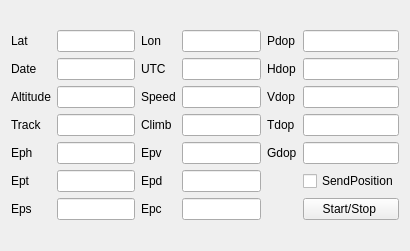
             <widget class="QWidget" name="scrollAreaWidgetContents">
              <property name="geometry">
               <rect>
                <x>0</x>
                <y>-174</y>
                <width>410</width>
                <height>251</height>
               </rect>
              </property>
              <layout class="QGridLayout" name="gridLayout_3">
               <item row="0" column="0">
                <layout class="QGridLayout" name="GpsGridLayout">
                 <item row="0" column="0">
                  <widget class="QLabel" name="Latlabel">
                   <property name="text">
                    <string>Lat</string>
                   </property>
                  </widget>
                 </item>
                 <item row="0" column="2">
                  <widget class="QLineEdit" name="GPSlat">
                   <property name="echoMode">
                    <enum>QLineEdit::Normal</enum>
                   </property>
                   <property name="alignment">
                    <set>Qt::AlignCenter</set>
                   </property>
                   <property name="readOnly">
                    <bool>true</bool>
                   </property>
                  </widget>
                 </item>
                 <item row="7" column="2">
                  <widget class="QLineEdit" name="GPSEpt">
                   <property name="alignment">
                    <set>Qt::AlignCenter</set>
                   </property>
                   <property name="readOnly">
                    <bool>true</bool>
                   </property>
                  </widget>
                 </item>
                 <item row="7" column="0">
                  <widget class="QLabel" name="Eptlabel">
                   <property name="text">
                    <string>Ept</string>
                   </property>
                  </widget>
                 </item>
                 <item row="4" column="2">
                  <widget class="QLineEdit" name="GPSAltitude">
                   <property name="alignment">
                    <set>Qt::AlignCenter</set>
                   </property>
                   <property name="readOnly">
                    <bool>true</bool>
                   </property>
                  </widget>
                 </item>
                 <item row="4" column="0">
                  <widget class="QLabel" name="Altitudelabel">
                   <property name="text">
                    <string>Altitude</string>
                   </property>
                  </widget>
                 </item>
                 <item row="9" column="2">
                  <widget class="QLineEdit" name="GPSEps">
                   <property name="alignment">
                    <set>Qt::AlignCenter</set>
                   </property>
                   <property name="readOnly">
                    <bool>true</bool>
                   </property>
                  </widget>
                 </item>
                 <item row="9" column="0">
                  <widget class="QLabel" name="Epslabel">
                   <property name="text">
                    <string>Eps</string>
                   </property>
                  </widget>
                 </item>
                 <item row="0" column="3">
                  <widget class="QLabel" name="Lonlabel">
                   <property name="text">
                    <string>Lon</string>
                   </property>
                  </widget>
                 </item>
                 <item row="0" column="4">
                  <widget class="QLineEdit" name="GPSlon">
                   <property name="alignment">
                    <set>Qt::AlignCenter</set>
                   </property>
                   <property name="readOnly">
                    <bool>true</bool>
                   </property>
                  </widget>
                 </item>
                 <item row="4" column="3">
                  <widget class="QLabel" name="Speedlabel">
                   <property name="text">
                    <string>Speed</string>
                   </property>
                  </widget>
                 </item>
                 <item row="4" column="4">
                  <widget class="QLineEdit" name="GPSSpeed">
                   <property name="alignment">
                    <set>Qt::AlignCenter</set>
                   </property>
                   <property name="readOnly">
                    <bool>true</bool>
                   </property>
                  </widget>
                 </item>
                 <item row="5" column="4">
                  <widget class="QLineEdit" name="GPSClimb">
                   <property name="alignment">
                    <set>Qt::AlignCenter</set>
                   </property>
                   <property name="readOnly">
                    <bool>true</bool>
                   </property>
                  </widget>
                 </item>
                 <item row="5" column="3">
                  <widget class="QLabel" name="Climblabel">
                   <property name="text">
                    <string>Climb</string>
                   </property>
                  </widget>
                 </item>
                 <item row="9" column="4">
                  <widget class="QLineEdit" name="GPSEpc">
                   <property name="alignment">
                    <set>Qt::AlignCenter</set>
                   </property>
                   <property name="readOnly">
                    <bool>true</bool>
                   </property>
                  </widget>
                 </item>
                 <item row="9" column="3">
                  <widget class="QLabel" name="Epclabel">
                   <property name="text">
                    <string>Epc</string>
                   </property>
                  </widget>
                 </item>
                 <item row="6" column="4">
                  <widget class="QLineEdit" name="GPSEpv">
                   <property name="alignment">
                    <set>Qt::AlignCenter</set>
                   </property>
                   <property name="readOnly">
                    <bool>true</bool>
                   </property>
                  </widget>
                 </item>
                 <item row="6" column="3">
                  <widget class="QLabel" name="Epvlabel">
                   <property name="text">
                    <string>Epv</string>
                   </property>
                  </widget>
                 </item>
                 <item row="6" column="0">
                  <widget class="QLabel" name="Ephlabel">
                   <property name="text">
                    <string>Eph</string>
                   </property>
                  </widget>
                 </item>
                 <item row="6" column="2">
                  <widget class="QLineEdit" name="GPSEph">
                   <property name="alignment">
                    <set>Qt::AlignCenter</set>
                   </property>
                   <property name="readOnly">
                    <bool>true</bool>
                   </property>
                  </widget>
                 </item>
                 <item row="5" column="0">
                  <widget class="QLabel" name="Tracklabel">
                   <property name="text">
                    <string>Track</string>
                   </property>
                  </widget>
                 </item>
                 <item row="5" column="2">
                  <widget class="QLineEdit" name="GPSTrack">
                   <property name="alignment">
                    <set>Qt::AlignCenter</set>
                   </property>
                   <property name="readOnly">
                    <bool>true</bool>
                   </property>
                  </widget>
                 </item>
                 <item row="7" column="3">
                  <widget class="QLabel" name="Epdlabel">
                   <property name="text">
                    <string>Epd</string>
                   </property>
                  </widget>
                 </item>
                 <item row="7" column="4">
                  <widget class="QLineEdit" name="GPSEpd">
                   <property name="alignment">
                    <set>Qt::AlignCenter</set>
                   </property>
                   <property name="readOnly">
                    <bool>true</bool>
                   </property>
                  </widget>
                 </item>
                 <item row="2" column="0">
                  <widget class="QLabel" name="Datelabel">
                   <property name="text">
                    <string>Date</string>
                   </property>
                  </widget>
                 </item>
                 <item row="2" column="3">
                  <widget class="QLabel" name="Utclabel">
                   <property name="text">
                    <string>UTC</string>
                   </property>
                  </widget>
                 </item>
                 <item row="2" column="4">
                  <widget class="QLineEdit" name="GPSUtctime">
                   <property name="alignment">
                    <set>Qt::AlignCenter</set>
                   </property>
                   <property name="readOnly">
                    <bool>true</bool>
                   </property>
                  </widget>
                 </item>
                 <item row="2" column="2">
                  <widget class="QLineEdit" name="GPSTime">
                   <property name="alignment">
                    <set>Qt::AlignCenter</set>
                   </property>
                   <property name="readOnly">
                    <bool>true</bool>
                   </property>
                  </widget>
                 </item>
                 <item row="0" column="6">
                  <widget class="QLineEdit" name="GPSPdop">
                   <property name="alignment">
                    <set>Qt::AlignCenter</set>
                   </property>
                   <property name="readOnly">
                    <bool>true</bool>
                   </property>
                  </widget>
                 </item>
                 <item row="0" column="5">
                  <widget class="QLabel" name="Pdoplabel">
                   <property name="text">
                    <string>Pdop</string>
                   </property>
                  </widget>
                 </item>
                 <item row="2" column="6">
                  <widget class="QLineEdit" name="GPSHdop">
                   <property name="alignment">
                    <set>Qt::AlignCenter</set>
                   </property>
                   <property name="readOnly">
                    <bool>true</bool>
                   </property>
                  </widget>
                 </item>
                 <item row="4" column="6">
                  <widget class="QLineEdit" name="GPSVdop">
                   <property name="alignment">
                    <set>Qt::AlignCenter</set>
                   </property>
                   <property name="readOnly">
                    <bool>true</bool>
                   </property>
                  </widget>
                 </item>
                 <item row="5" column="6">
                  <widget class="QLineEdit" name="GPSTdop">
                   <property name="alignment">
                    <set>Qt::AlignCenter</set>
                   </property>
                   <property name="readOnly">
                    <bool>true</bool>
                   </property>
                  </widget>
                 </item>
                 <item row="6" column="6">
                  <widget class="QLineEdit" name="GPSGdop">
                   <property name="alignment">
                    <set>Qt::AlignCenter</set>
                   </property>
                   <property name="readOnly">
                    <bool>true</bool>
                   </property>
                  </widget>
                 </item>
                 <item row="2" column="5">
                  <widget class="QLabel" name="Hdoplabel">
                   <property name="text">
                    <string>Hdop</string>
                   </property>
                  </widget>
                 </item>
                 <item row="4" column="5">
                  <widget class="QLabel" name="Vdoplabel">
                   <property name="text">
                    <string>Vdop</string>
                   </property>
                  </widget>
                 </item>
                 <item row="5" column="5">
                  <widget class="QLabel" name="Tdoplabel">
                   <property name="text">
                    <string>Tdop</string>
                   </property>
                  </widget>
                 </item>
                 <item row="6" column="5">
                  <widget class="QLabel" name="Gdoplabel">
                   <property name="text">
                    <string>Gdop</string>
                   </property>
                  </widget>
                 </item>
                 <item row="9" column="6">
                  <widget class="QPushButton" name="StartGps">
                   <property name="text">
                    <string>Start/Stop </string>
                   </property>
                   <property name="checkable">
                    <bool>true</bool>
                   </property>
                  </widget>
                 </item>
                 <item row="7" column="6">
                  <widget class="QCheckBox" name="GPSSend">
                   <property name="text">
                    <string>SendPosition</string>
                   </property>
                  </widget>
                 </item>
                </layout>
               </item>
              </layout>
             </widget>
